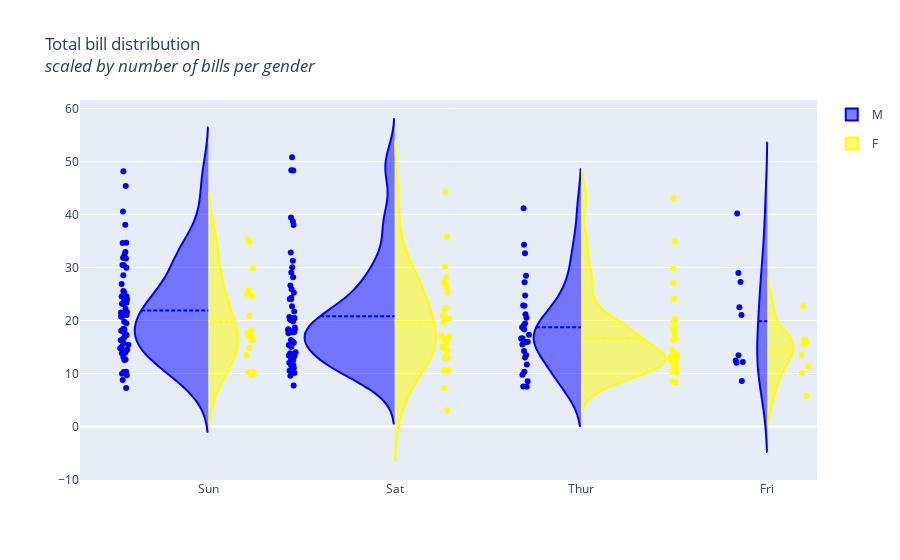

Source (notebook cell):
### Markdown cell above
# violin plot

### Code cell
df = pd.read_csv("https://raw.githubusercontent.com/plotly/datasets/master/violin_data.csv")

pointpos_male = [-0.9,-1.1,-0.6,-0.3]
pointpos_female = [0.45,0.55,1,0.4]
show_legend = [True,False,False,False]

fig = go.Figure()

for i in range(0,len(pd.unique(df['day']))):
    fig.add_trace(go.Violin(x=df['day'][(df['sex'] == 'Male') &
                                        (df['day'] == pd.unique(df['day'])[i])],
                            y=df['total_bill'][(df['sex'] == 'Male')&
                                               (df['day'] == pd.unique(df['day'])[i])],
                            legendgroup='M', scalegroup='M', name='M',
                            side='negative',
                            pointpos=pointpos_male[i], # where to position points
                            line_color='blue',
                            showlegend=show_legend[i])
             )
    fig.add_trace(go.Violin(x=df['day'][(df['sex'] == 'Female') &
                                        (df['day'] == pd.unique(df['day'])[i])],
                            y=df['total_bill'][(df['sex'] == 'Female')&
                                               (df['day'] == pd.unique(df['day'])[i])],
                            legendgroup='F', scalegroup='F', name='F',
                            side='positive',
                            pointpos=pointpos_female[i],
                            line_color='yellow',
                            showlegend=show_legend[i])
             )

# update characteristics shared by all traces
fig.update_traces(meanline_visible=True,
                  points='all', # show all points
                  jitter=0.05,  # add some jitter on points for better visibility
                  scalemode='count') #scale violin plot area with total count
fig.update_layout(
    title_text="Total bill distribution<br><i>scaled by number of bills per gender",
    violingap=0, violingroupgap=0, violinmode='overlay')
fig.show()

### Figure 1 — Plotly figure (JSON) as saved in the notebook; plotly's stock layout.template omitted (floating-point values rounded to 4 significant figures)
{"data": [{"jitter": 0.05, "legendgroup": "M", "line": {"color": "blue"}, "meanline": {"visible": true}, "name": "M", "pointpos": -0.9, "points": "all", "scalegroup": "M", "scalemode": "count", "showlegend": true, "side": "negative", "type": "violin", "x": ["Sun", "Sun", "Sun", "Sun", "Sun", "Sun", "Sun", "Sun", "Sun", "Sun", "Sun", "Sun", "Sun", "Sun", "Sun", "Sun", "Sun", "Sun", "Sun", "Sun", "Sun", "Sun", "Sun", "Sun", "Sun", "Sun", "Sun", "Sun", "Sun", "Sun", "Sun", "Sun", "Sun", "Sun", "Sun", "Sun", "Sun", "Sun", "Sun", "Sun", "Sun", "Sun", "Sun", "Sun", "Sun", "Sun", "Sun", "Sun", "Sun", "Sun", "Sun", "Sun", "Sun", "Sun", "Sun", "Sun", "Sun", "Sun"], "y": [10.34, 21.01, 23.68, 25.29, 8.77, 26.88, 15.04, 14.78, 10.27, 15.42, 18.43, 21.58, 16.29, 17.46, 13.94, 9.68, 30.4, 18.29, 22.23, 32.4, 28.55, 18.04, 12.54, 9.94, 25.56, 19.49, 38.07, 23.95, 29.93, 14.07, 13.13, 17.26, 24.55, 19.77, 48.17, 16.49, 21.5, 12.66, 13.81, 24.52, 20.76, 31.71, 7.25, 31.85, 16.82, 32.9, 17.89, 14.48, 34.63, 34.65, 23.33, 45.35, 23.17, 40.55, 20.69, 30.46, 23.1, 15.69]}, {"jitter": 0.05, "legendgroup": "F", "line": {"color": "yellow"}, "meanline": {"visible": true}, "name": "F", "pointpos": 0.45, "points": "all", "scalegroup": "F", "scalemode": "count", "showlegend": true, "side": "positive", "type": "violin", "x": ["Sun", "Sun", "Sun", "Sun", "Sun", "Sun", "Sun", "Sun", "Sun", "Sun", "Sun", "Sun", "Sun", "Sun", "Sun", "Sun", "Sun", "Sun"], "y": [16.99, 24.59, 35.26, 14.83, 10.33, 16.97, 10.29, 34.81, 25.71, 17.31, 29.85, 25, 13.39, 16.21, 17.51, 9.6, 20.9, 18.15]}, {"jitter": 0.05, "legendgroup": "M", "line": {"color": "blue"}, "meanline": {"visible": true}, "name": "M", "pointpos": -1.1, "points": "all", "scalegroup": "M", "scalemode": "count", "showlegend": false, "side": "negative", "type": "violin", "x": ["Sat", "Sat", "Sat", "Sat", "Sat", "Sat", "Sat", "Sat", "Sat", "Sat", "Sat", "Sat", "Sat", "Sat", "Sat", "Sat", "Sat", "Sat", "Sat", "Sat", "Sat", "Sat", "Sat", "Sat", "Sat", "Sat", "Sat", "Sat", "Sat", "Sat", "Sat", "Sat", "Sat", "Sat", "Sat", "Sat", "Sat", "Sat", "Sat", "Sat", "Sat", "Sat", "Sat", "Sat", "Sat", "Sat", "Sat", "Sat", "Sat", "Sat", "Sat", "Sat", "Sat", "Sat", "Sat", "Sat", "Sat", "Sat", "Sat"], "y": [20.65, 17.92, 39.42, 19.82, 17.81, 13.37, 12.69, 21.7, 9.55, 18.35, 17.78, 24.06, 16.31, 18.69, 31.27, 16.04, 38.01, 11.24, 48.27, 20.29, 13.81, 11.02, 18.29, 17.59, 20.08, 20.23, 15.01, 12.02, 10.51, 17.92, 15.36, 20.49, 25.21, 18.24, 14, 50.81, 15.81, 26.59, 38.73, 24.27, 30.06, 25.89, 48.33, 28.15, 11.59, 7.74, 20.45, 13.28, 24.01, 15.69, 11.61, 10.77, 15.53, 10.07, 12.6, 32.83, 29.03, 22.67, 17.82]}, {"jitter": 0.05, "legendgroup": "F", "line": {"color": "yellow"}, "meanline": {"visible": true}, "name": "F", "pointpos": 0.55, "points": "all", "scalegroup": "F", "scalemode": "count", "showlegend": false, "side": "positive", "type": "violin", "x": ["Sat", "Sat", "Sat", "Sat", "Sat", "Sat", "Sat", "Sat", "Sat", "Sat", "Sat", "Sat", "Sat", "Sat", "Sat", "Sat", "Sat", "Sat", "Sat", "Sat", "Sat", "Sat", "Sat", "Sat", "Sat", "Sat", "Sat", "Sat"], "y": [20.29, 15.77, 19.65, 15.06, 20.69, 16.93, 26.41, 16.45, 3.07, 17.07, 26.86, 25.28, 14.73, 44.3, 22.42, 20.92, 14.31, 7.25, 10.59, 10.63, 12.76, 13.27, 28.17, 12.9, 30.14, 22.12, 35.83, 27.18]}, {"jitter": 0.05, "legendgroup": "M", "line": {"color": "blue"}, "meanline": {"visible": true}, "name": "M", "pointpos": -0.6, "points": "all", "scalegroup": "M", "scalemode": "count", "showlegend": false, "side": "negative", "type": "violin", "x": ["Thur", "Thur", "Thur", "Thur", "Thur", "Thur", "Thur", "Thur", "Thur", "Thur", "Thur", "Thur", "Thur", "Thur", "Thur", "Thur", "Thur", "Thur", "Thur", "Thur", "Thur", "Thur", "Thur", "Thur", "Thur", "Thur", "Thur", "Thur", "Thur", "Thur"], "y": [27.2, 22.76, 17.29, 19.44, 16.66, 32.68, 15.98, 13.03, 18.28, 24.71, 21.16, 11.69, 14.26, 15.95, 8.52, 22.82, 19.08, 16, 34.3, 41.19, 9.78, 7.51, 28.44, 15.48, 16.58, 7.56, 10.34, 13.51, 18.71, 20.53]}, {"jitter": 0.05, "legendgroup": "F", "line": {"color": "yellow"}, "meanline": {"visible": true}, "name": "F", "pointpos": 1, "points": "all", "scalegroup": "F", "scalemode": "count", "showlegend": false, "side": "positive", "type": "violin", "x": ["Thur", "Thur", "Thur", "Thur", "Thur", "Thur", "Thur", "Thur", "Thur", "Thur", "Thur", "Thur", "Thur", "Thur", "Thur", "Thur", "Thur", "Thur", "Thur", "Thur", "Thur", "Thur", "Thur", "Thur", "Thur", "Thur", "Thur", "Thur", "Thur", "Thur", "Thur", "Thur"], "y": [10.07, 34.83, 10.65, 12.43, 24.08, 13.42, 12.48, 29.8, 14.52, 11.38, 20.27, 11.17, 12.26, 18.26, 8.51, 10.33, 14.15, 13.16, 17.47, 27.05, 16.43, 8.35, 18.64, 11.87, 19.81, 43.11, 13, 12.74, 13, 16.4, 16.47, 18.78]}, {"jitter": 0.05, "legendgroup": "M", "line": {"color": "blue"}, "meanline": {"visible": true}, "name": "M", "pointpos": -0.3, "points": "all", "scalegroup": "M", "scalemode": "count", "showlegend": false, "side": "negative", "type": "violin", "x": ["Fri", "Fri", "Fri", "Fri", "Fri", "Fri", "Fri", "Fri", "Fri", "Fri"], "y": [28.97, 22.49, 40.17, 27.28, 12.03, 21.01, 12.46, 12.16, 8.58, 13.42]}, {"jitter": 0.05, "legendgroup": "F", "line": {"color": "yellow"}, "meanline": {"visible": true}, "name": "F", "pointpos": 0.4, "points": "all", "scalegroup": "F", "scalemode": "count", "showlegend": false, "side": "positive", "type": "violin", "x": ["Fri", "Fri", "Fri", "Fri", "Fri", "Fri", "Fri", "Fri", "Fri"], "y": [5.75, 16.32, 22.75, 11.35, 15.38, 13.42, 15.98, 16.27, 10.09]}], "layout": {"title": {"text": "Total bill distribution<br><i>scaled by number of bills per gender"}, "violingap": 0, "violingroupgap": 0, "violinmode": "overlay"}}
